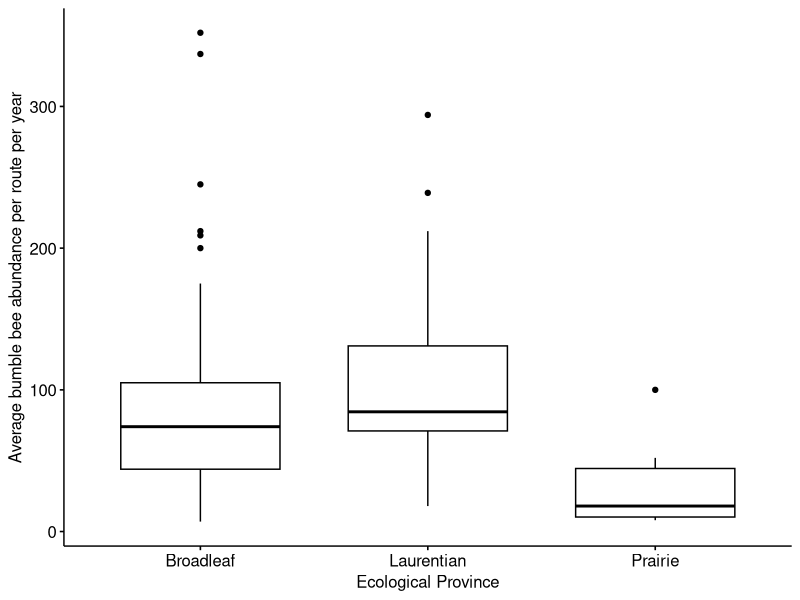
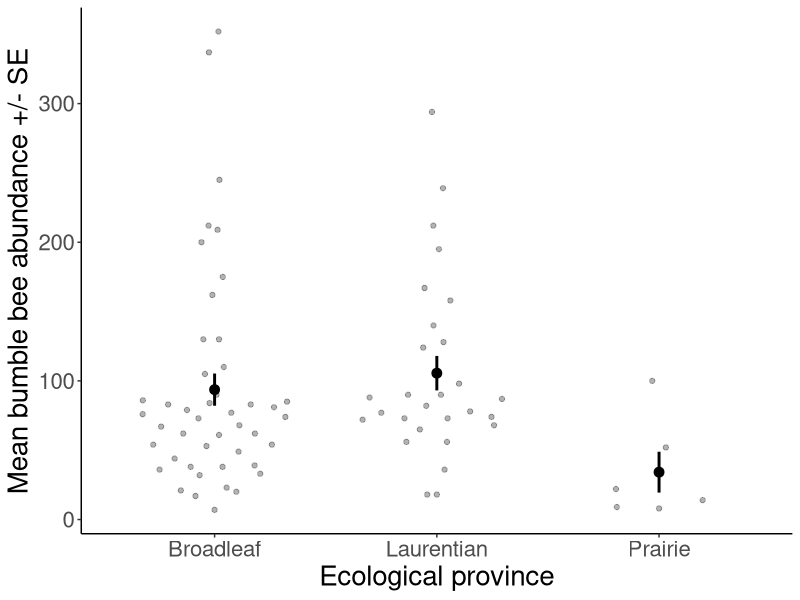
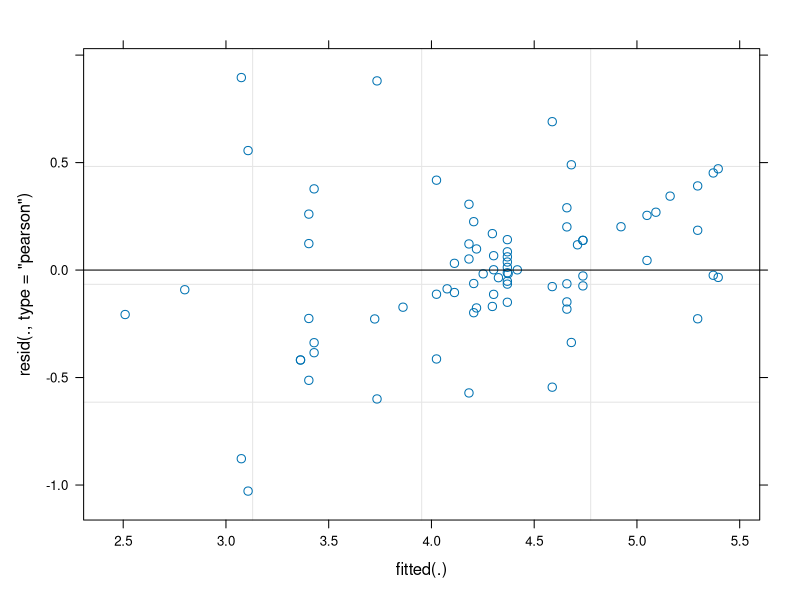

These figures' R source, in order:
###Comparison of overall bumble bee abundance across ecological provinces

require(dplyr)
require(tidyr)
require(lubridate)
require(ggplot2)
require(ggpubr)
require(pscl)
require(lme4)
library(lmerTest)
options(stringsAsFactors = FALSE)


####Abundance per route

### Qty per date on route, limited to routes with 3 surveys per year

qtyperrouteyeareco=read.csv("qtyperyearrouteeco.csv")


ggboxplot(qtyperrouteyeareco, x = "ecoprov", y = "qty", 
          order = c("Broadleaf", "Laurentian", "Prairie"),
          ylab = "Average bumble bee abundance per route per year", xlab = "Ecological Province")

require(ggbeeswarm)
p=ggplot(qtyperrouteyeareco, aes(ecoprov, qty), ) + # y: iq
  geom_quasirandom(alpha = 0.3) +
  stat_summary(fun = mean, geom = 'point', size = 3) + # apply mean function (fun = mean) (median or other functions work too)
  stat_summary(fun.data = mean_se, geom = 'errorbar', width = 0, size = 1) # apply mean_cl_normal function to data
p+xlab("Ecological province")+ ylab("Mean bumble bee abundance +/- SE")+theme_classic()+theme(text = element_text(size = 20))



fm1=lmer(log(qty+1)~ecoprov+(1|year)+(1|routename), data=qtyperrouteyeareco)
summary(fm1)
plot(fm1)
fm1
anova(fm1)
